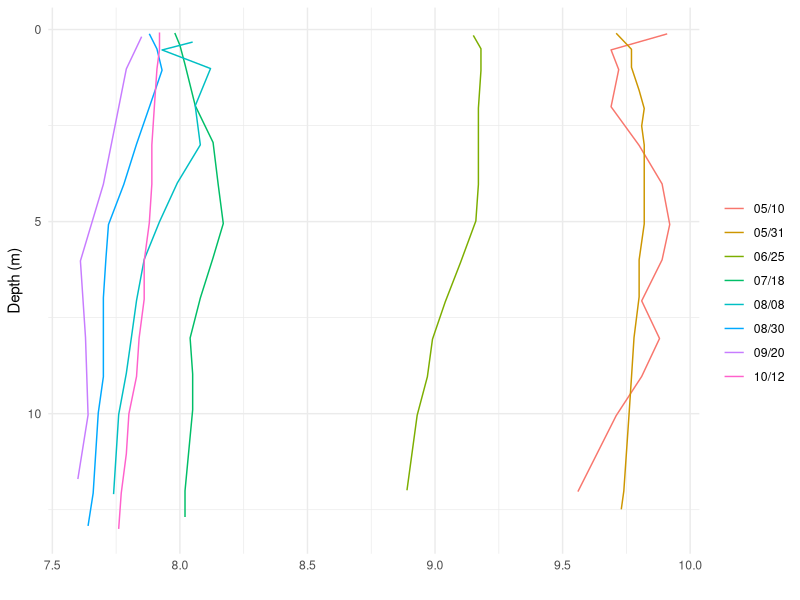
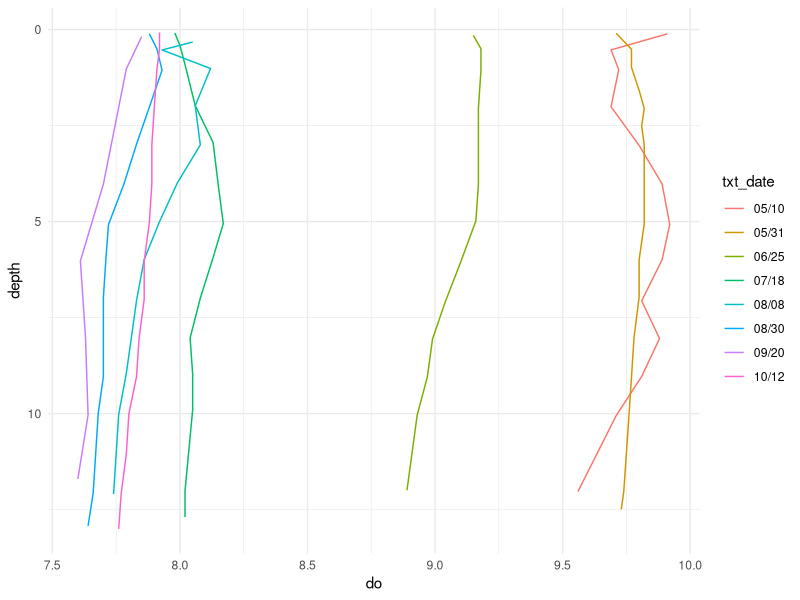
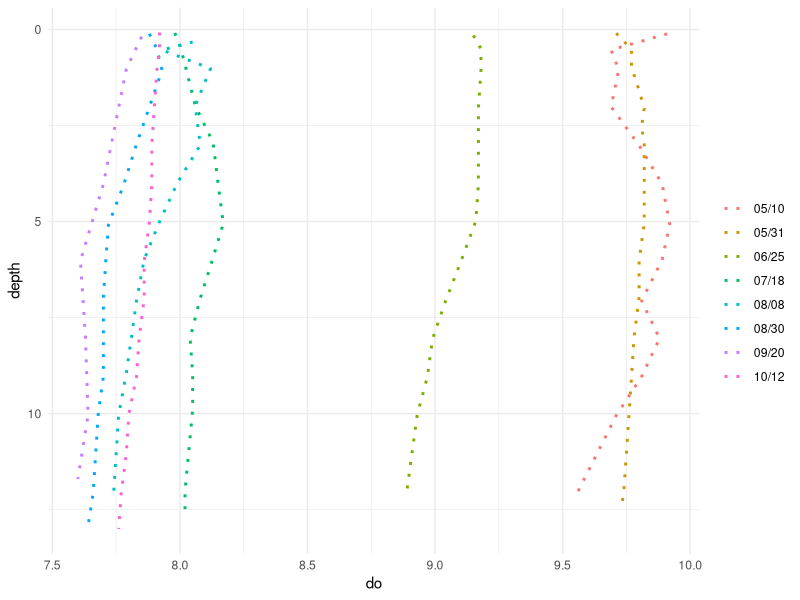

Recreate these plots in R, in order. (Note: this script raises an error after producing the figures.)
## ---- chunk 1
knitr::opts_chunk$set(fig.align = 'center',
                      fig.width = 5, fig.height = 4,
                      collapse = TRUE, comment = "#>")
## ---- chunk 2
library(tidyverse)
library(rlang)
## ---- chunk 3
sonde_data <- read_csv('sonde_data.csv',
                       col_types = cols(
                         site_name = col_character(),
                         site = col_character(),
                         dt = col_date(format = ""),
                         month = col_character(),
                         year = col_double(),
                         time = col_time(format = ""),
                         hour = col_double(),
                         depth = col_double(),
                         temp = col_double(),
                         salinity = col_double(),
                         ph = col_double(),
                         pctsat = col_double(),
                         do = col_double(),
                         chl_a_sonde = col_double(),
                         turbidity = col_double(),
                         turbidity_cens = col_logical())) %>%
              rename(sample_date = dt)
## ---- chunk 4
sonde_data %>%
  filter(site == 'FR09', year == 2018) %>%
  arrange(sample_date, depth) %>% 
  mutate(txt_date = format(sample_date, format = '%m/%d')) %>%
ggplot(aes(do, depth, color = factor(txt_date))) +
  geom_path() +
   scale_y_reverse() +
  scale_color_discrete(name = '') +
  theme_minimal() +
  ylab('Depth (m)') +
  xlab('')
## ---- chunk 5
ptlines <- function(.dt, .x, .y, .val, ...) {
  # These are ugly argument checks, since they don't provide error messages.
  stopifnot(is.data.frame(.dt))
  
  # We want to be able to accept arguments as unquoted names, quoted names,
  # or expressions that evaluate to either. 
  ind <- ensym(.x)
  dep <- ensym(.y)
  col = ensym(.val)
  
  # Check that these are data names from the data frame
  # These are not strictly necessary, as other errors will be triggered if we
  # don't catch catch this here.  The main value of an explicit error check
  # may be to prevent inadvertant pulling in data from the calling environment
  # rather than the dat parameter.
  # Do we even what to make this check?  Will it block certain use styles where 
  # the user is passing data assembled outside of the dataframe for one or more
  # of the parameters? Should we be checking lengths and types instead?
  
  # stopifnot(as_string(ind) %in% names(.dt))
  # stopifnot(as_string(dep) %in% names(.dt))
  # stopifnot(as_string(col) %in% names(.dt))

ggplot(data = NULL, aes(eval_tidy(ind, .dt), 
           eval_tidy(dep, .dt), 
           color = eval_tidy(col, .dt))) +
  geom_path(...) +
  labs(x = as_string(ind), y = as_string(dep), color = as_string(col)) +
  scale_y_reverse()
}
## ---- chunk 6
tmp <- sonde_data %>%
  filter(site == 'FR09', year == 2018) %>%
  arrange(sample_date, depth) %>% 
  mutate(txt_date = format(sample_date, format = '%m/%d')) %>%
  mutate(txt_date = factor(txt_date))

ptlines(tmp, do, depth, txt_date) +
  theme_minimal()
## ---- chunk 7
ptlines(tmp, do, depth, txt_date, lty = 3, size = 1) +
  theme_minimal() +
  scale_color_discrete(name = '')
## ---- chunk 8
ptlines(tmp, do, bicycle, txt_date) +
  theme_minimal() +
  scale_color_discrete(name = '')
## ---- chunk 9
bicycle <- 'two wheels'
ptlines(tmp, do, bicycle, txt_date) +
  theme_minimal() +
  scale_color_discrete(name = '')
## ---- chunk 10
sonde_data %>%
  filter(site == 'FR09', year == 2018) %>%
ggplot(aes(sample_date, depth, fill = temp)) +
  geom_point(size = 4, shape = 21, color = 'grey50') +
  scale_fill_distiller(name = 'Temperature (C)', 
                       type = 'div',
                       palette = 'RdBu') +
  
  theme_minimal() +
  ylab('Depth (m)') +
  xlab('') +
   
  scale_y_reverse() +
  
  theme(legend.position = 'bottom',
        legend.title = element_text(size = 12),
        legend.text =  element_text(size = 9),
        axis.ticks.length.x = unit(0, 'in')) +
  guides(fill = guide_colourbar(title.position="top", barheight = .5))
## ---- chunk 11
ptdots<- function(.dt, .x, .y, .val, ...) {
  # These are ugly argument checks, since they don't provide error messages.
  stopifnot(is.data.frame(.dt))
  
  # We want to be able to accept arguments as unquoted names, quoted names,
  # or expressions that evaluate to either. 
  ind <- ensym(.x)
  dep <- ensym(.y)
  col = ensym(.val)

ggplot(data = NULL,
       aes(x = eval_tidy(ind, .dt), 
           y = eval_tidy(dep, .dt), 
           color = eval_tidy(col, .dt))) +
  geom_point(...) +
  labs(x = as_string(ind), y = as_string(dep), color = as_string(col)) +
  scale_y_reverse()
}
## ---- chunk 12
tmp <- sonde_data %>%
  filter(site == 'FR09', year == 2019) %>%
  arrange(sample_date, depth)

ptdots(tmp, sample_date, depth, temp, size = 3)
## ---- chunk 13
ptdots(tmp, sample_date, depth, do, 
       shape = 21, aes(fill = tmp$temp), col = 'grey50',
       size = 3,) +
  scale_fill_distiller(name = 'Temperature (C)', 
                       type = 'div',
                       palette = 'RdBu')
## ---- chunk 14
tmp <- sonde_data %>% 
  select(site, sample_date, depth, month, year, temp) %>%
  filter(site == 'FR09', year == 2017, month == 'Jul')
interp <- as_tibble(approx(tmp$depth, tmp$temp, seq(0, 13, by = 0.25 )))
interp
## ---- chunk 15
ggplot(tmp, aes(temp, depth)) +
  geom_point(size = 3) +
  geom_point(mapping = aes(y,x), data = interp, shape = 3) +
  scale_y_reverse() +
  #ylab('Depth (m)') +
  #xlab('Temperature (C)')
rm(tmp, interp)
## ---- chunk 16
interpol <- function(.x, .y, .grid = NA, .res = NA,
                     .id = '', ...) {
  # Check parameters. We allow date or time coordinates on the horizontal axis
  stopifnot(is.numeric(.x) | inherits(.x, 'Date') | inherits(.x, 'POSIXt'))
  stopifnot( is.numeric(.y))
  if ((missing(.grid )) & (missing(.res))) {
    stop("Must provide either a .grid of new positions at which to interpolate ",
         "or a .res parameter specifying desited interpolation .res.")
  }
  
  #TODO:  Add error checks to see if the .grid parameter makes sense
  
  # Check for missing values in the X (`.x`) value -- these are not allowed 
  # with `approx()`.  Missing values in the Y values will be handled according
  # to the setting of `na.rm =`.
  if(any(is.na(.x))) {
    nm = names(.x)
    stop('NAs not permitted in the independent variable. ',
         'Remove NAs from ',
         if_else(nchar(nm) > 0, nm, 'the independent variable'),
         ' and try again.' )
  }
 
  extra_args = rlang::list2(...)

  # We pass ggrid to the `xout` parameter of `approx()`
  # so passing `xout` or `n` to this function is an error.
  if ('xout' %in% names(extra_args) | 'n' %in% names(extra_args)) {
    stop("An `xout` or `n` parameter was found.  Specify location or ",
         ".res of interpolated values with `.grid` or `.res`.")
  }

  # If we were not given a grid, we need to develop one based on the data
  # and the `.res` parameter.
  if (missing(.grid)) {
    # What is maximum depth for the interpolation?
    # from a design point of view, it may be better to allow this parameter to 
    # be passed to this function, e.g., for consistency across dates.
    max.x = max(.x, na.rm = TRUE)
    
    # Round max depth up to a whole number for interpolation.  This allows
    # the grid to end on a whole number depth, which will usually be right.
    # Several items, including whether to round, the number of decimals to 
    # round to, and the tolerance for testing equality, might all be better
    # if the user were given direct control via function parameters.
    if ( ! abs((max.x - round(max.x)) < 0.001))
      max.x <- ceiling(max.x)

    # Generate the grid
    # TODO: Consider if there is a way to pass the grid back out of the function 
    # for use in other analyses.
      ggrid = seq(0, max.x, by = .res)
    }
    else {
      ggrid = .grid
    }

  vals <- as_tibble(approx(x = .x, y = .y, xout = ggrid, ...)) %>%
    rename(ind = x, dep = y) %>%
    mutate(id = .id) %>%
    relocate(id)
  return(vals)
}
## ---- chunk 17
tmp <- sonde_data %>% 
  select(site, sample_date, depth, month, year, temp) %>%
  filter(site == 'FR09', year == 2018, month == 'Jul')
interp <- interpol(tmp$depth, tmp$temp, .res = 0.5, na.rm = TRUE)

ggplot(tmp, aes(temp, depth)) +
  geom_point(size = 3) +
  geom_point(mapping = aes(dep, ind), data = interp, shape = 3) +
  scale_y_reverse() +
  ggtitle('Fore River Site 09, July 2018')
## ---- chunk 18
interp <- interpol(tmp$depth, tmp$temp, .res = 0.5,
                           na.rm = FALSE, method = 'constant', rule = 2)

ggplot(tmp, aes(temp, depth)) +
  geom_point(size = 3) +
  geom_point(mapping = aes(dep, ind), data = interp, shape = 3, color = 'orange') +
  scale_y_reverse() +
  ggtitle('Fore River Site 09, July 2018')
## ---- chunk 19
interpol_along_depths <- function(.dt, .x, .y, .val,
                             .id = '', .res = 0.5) {
  
  # These are ugly argument checks, since they don't provide nice error messages.
  stopifnot(is.data.frame(.dt))
  stopifnot(length(.res) == 1)

  ddate  <- ensym(.x)
  ddepth <- ensym(.y)
  vvalue <- ensym(.val)
  
  # Create internal dataframe
  # This is wasteful of memory for large data sets but simplifies coding.
  df <- tibble(xx = eval_tidy(ddate, .dt), 
               yy = eval_tidy(ddepth, .dt),
               zz = eval_tidy(vvalue, .dt))
  
  # Establish the grid for all dates, despite tides, etc.
  # Since we are headed for a single plot, we set limits for 
  # depth based on the deepest observations from any date.
  # `approx()` will give NA outside the range of observations.
  
  max_dpth <- max(df$yy)
  # Round max depth up to a whole number for interpolation
  max_dpth <- if_else( (abs(max_dpth - round(max_dpth)) < 0.001),
                      max_dpth, 
                      round(max_dpth + 0.5))
  grid = seq(0, max_dpth, .res)
  
  # now, we work through each date.  This returns a dataframe for each date.
  # note that we use the `name` parameter to the interpol function to remember
  # the date for each data set.
  prof <- df %>%
    group_by(xx) %>%
    nest() %>%
    mutate(prof = map(data, function(dat) interpol(dat$yy, dat$zz,
                                                  .grid = grid,
                                                  .id = xx)))
  # And we use `reduce()` and `bind_rows()` to combine them to one dataframe
  r = reduce(prof$prof, bind_rows)
  return(r)
}
## ---- chunk 20
tmp <- sonde_data %>% 
  select(site, sample_date, depth, month, year, temp) %>%
  filter(site == 'FR09', year == 2018)

test <- interpol_along_depths(tmp, sample_date, depth, temp, .res = 0.5)
## ---- chunk 21
ggplot(test, aes(id, ind, color = dep)) +
  geom_point(size = 3) +
  scale_y_reverse() +
  scale_color_gradient2(name = 'Temperature (C)', 
                        midpoint = 15, 
                         high = scales::muted("red"), 
                         low = scales::muted("blue")) +
  ylab('Depth (m)') +
  xlab('Date') +
  
  theme(legend.position = 'bottom',
        legend.title = element_text(size = 12),
        legend.text =  element_text(size = 9),
        axis.ticks.length.x = unit(0, 'in')) +
  guides(color = guide_colourbar(title.position="top", barheight = .5))
## ---- chunk 22
all_dates_fill <- function(.dt, .x, .y, .val, .res = 1) {
  #browser()
  # These are ugly argument checks, since they don't provide nice error messages.
  stopifnot(is.data.frame(.dt))
  stopifnot(length(.res) == 1)
  
  # Read in names of variables 
  ddate = ensym(.x)
  ddepth <- ensym(.y)
  vvalue <- ensym(.val)
  
  # Create internal dataframe
  # This is wasteful of memory for large data sets but simplifies coding
  df <- tibble(xx = eval_tidy(ddate, .dt), 
               yy = eval_tidy(ddepth, .dt),
               zz = eval_tidy(vvalue, .dt))
  
  # Now, we work through each depth
 int_grid <<- df %>%
    group_by(yy) %>%
    nest() %>%
    mutate(int_grid = map(data, function(dat)
                           interpol(df$xx,  dat$zz, 
                                    .res = .res,
                                         .id = yy)))
   rr <-  reduce(res$res, bind_rows)
   
   rr <- rr %>%
     rename(x = ind, y = id, val = dep)
   return(rr)
}
## ---- chunk 23
tt <- all_dates_fill(test, id, ind, dep, .res = 5 )
tt
## ---- chunk 24
tt %>%
  filter(! is.na(value)) %>%

ggplot(aes(i_date, depth, fill = value)) +
  geom_tile() +
  geom_point(data = test,
             mapping = aes(id, depth, color = value), 
             shape = 21, size = 1, color = 'grey45') +
  scale_y_reverse() +
  scale_fill_gradient2(name = 'Temperature (C)',
    midpoint = 15, 
    high = scales::muted("red"), 
    low = scales::muted("blue"),
    mid = 'gray95'
  ) +
  ylab('') +
  xlab('') +
  theme_cbep(base_size = 12) +
  #coord_cartesian(expand = FALSE) +
  
  theme(legend.position = 'bottom',
        legend.title = element_text(size = 12),
        legend.text =  element_text(size = 10),
        axis.ticks.length.x = unit(0, 'in')) +
  guides(fill = guide_colourbar(title.position="top", barheight = .5))
